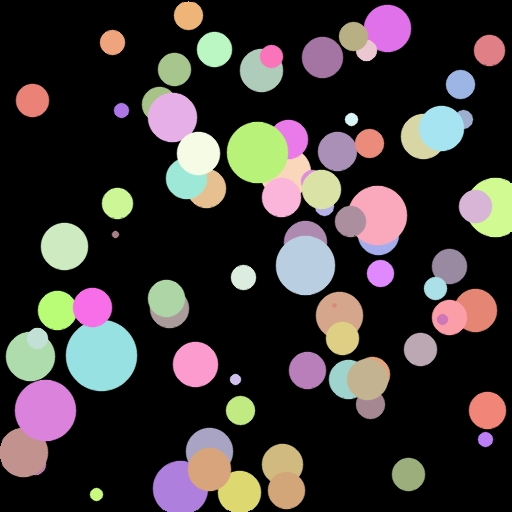
#> input picture img/circles.jpg, 512 x 512 px
$ python lineAndCircleDetect.py   (Python 2 division)
#> lines starting #> are read from the running program, lines starting #| are printed output that depends on the picture
# -*- coding: utf-8 -*-
import numpy as np
import cv2
import cv2.cv as cv
from matplotlib import pyplot as plt

# [48 lines left out: functions lineDtect, lineDetectWithP, not called in this run]


cv2.HOUGH_GRADIENT = cv.CV_HOUGH_GRADIENT
def circleDetect():
    img = cv2.imread('../../img/circles.jpg', 0)
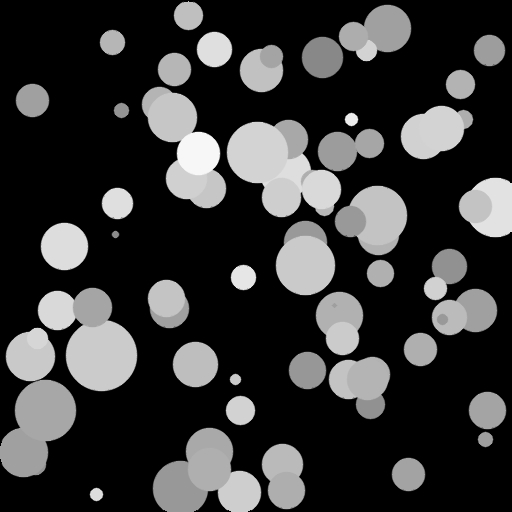
#> img: shape (512, 512); min 0, max 248, mean 56.1
    img = cv2.medianBlur(img, 5)
    cimg = cv2.cvtColor(img, cv2.COLOR_GRAY2BGR)

    circles = cv2.HoughCircles(img, cv2.HOUGH_GRADIENT, 1, 20,
                               param1=50, param2=50, minRadius=0, maxRadius=0)
#> circles = 48 rows, first 8: [305.5, 264.5, 29.5], [101.5, 355.5, 36], [256.5, 151.5, 30.8], [376.5, 215.5, 29.4], [45.5, 409.5, 30.1], [194.5, 364.5, 22.1], [172.5, 117.5, 25], [198.5, 153.5, 21.7]

    circles = np.uint16(np.around(circles))
#> circles = 48 rows, first 8: [306, 264, 30], [102, 356, 36], [256, 152, 31], [376, 216, 29], [46, 410, 30], [194, 364, 22], [172, 118, 25], [198, 154, 22]
    for i in circles[0, :]:
        # draw the outer circle
        cv2.circle(cimg, (i[0], i[1]), i[2], (0, 255, 0), 3)
        # draw the center of the circle
        cv2.circle(cimg, (i[0], i[1]), 2, (0, 0, 255), 3)
#> this loop made 48 passes
#> i on passes 1 to 12: [306, 264, 30], [102, 356, 36], [256, 152, 31], [376, 216, 29], [46, 410, 30], [194, 364, 22], [172, 118, 25], [198, 154, 22], [64, 246, 23], [322, 56, 20], [322, 190, 19], [30, 356, 24]
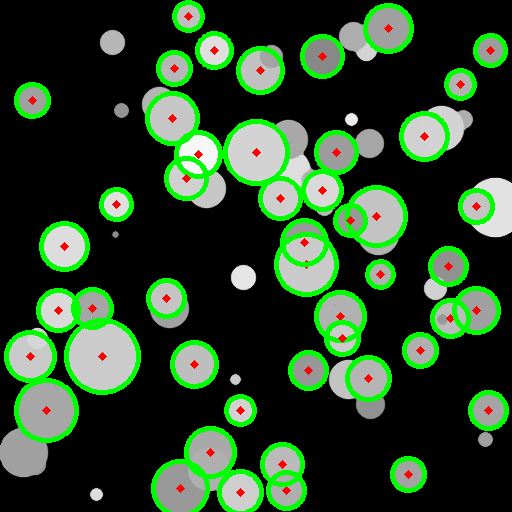
#> cimg: shape (512, 512, 3); mean B, G, R 41.5, 70.5, 43.4

    cv2.imshow('detected circles', cimg)
    cv2.waitKey(0)
    cv2.destroyAllWindows()

# lineDtect()
# lineDetectWithP()
circleDetect()
